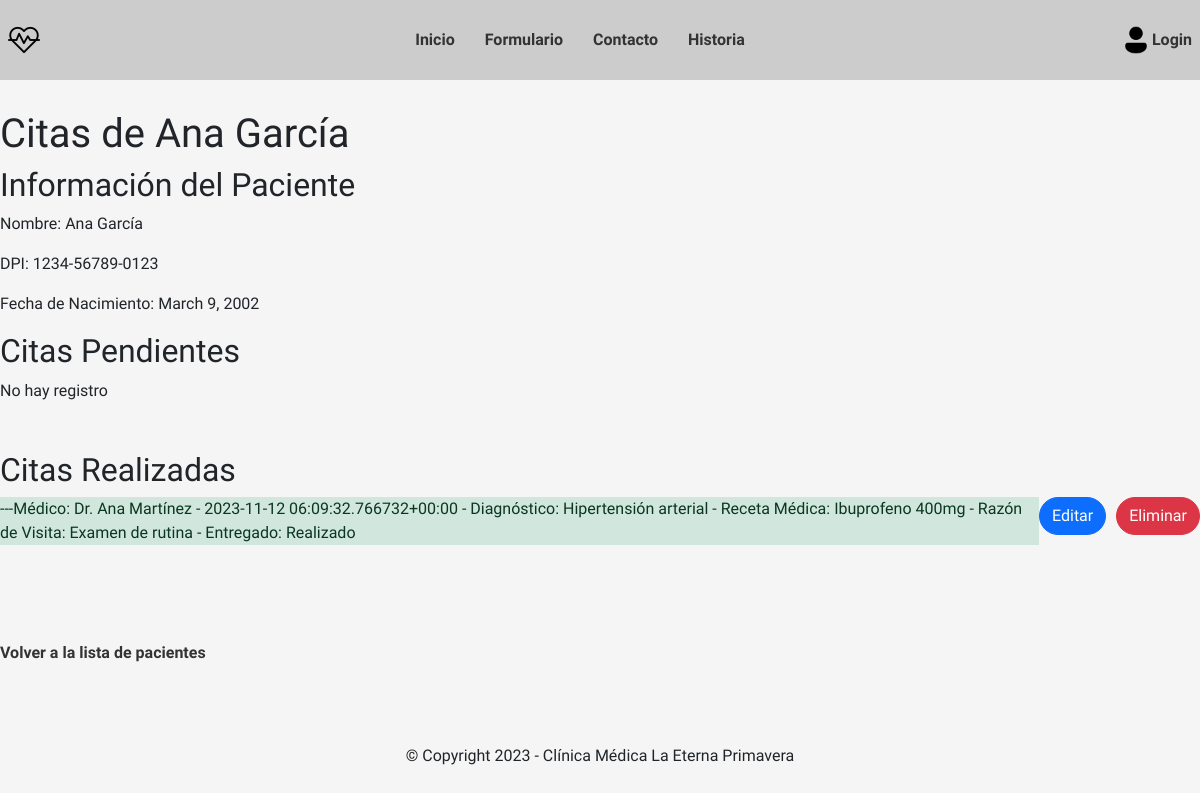
The app's page /paciente/1/citas/, older data.
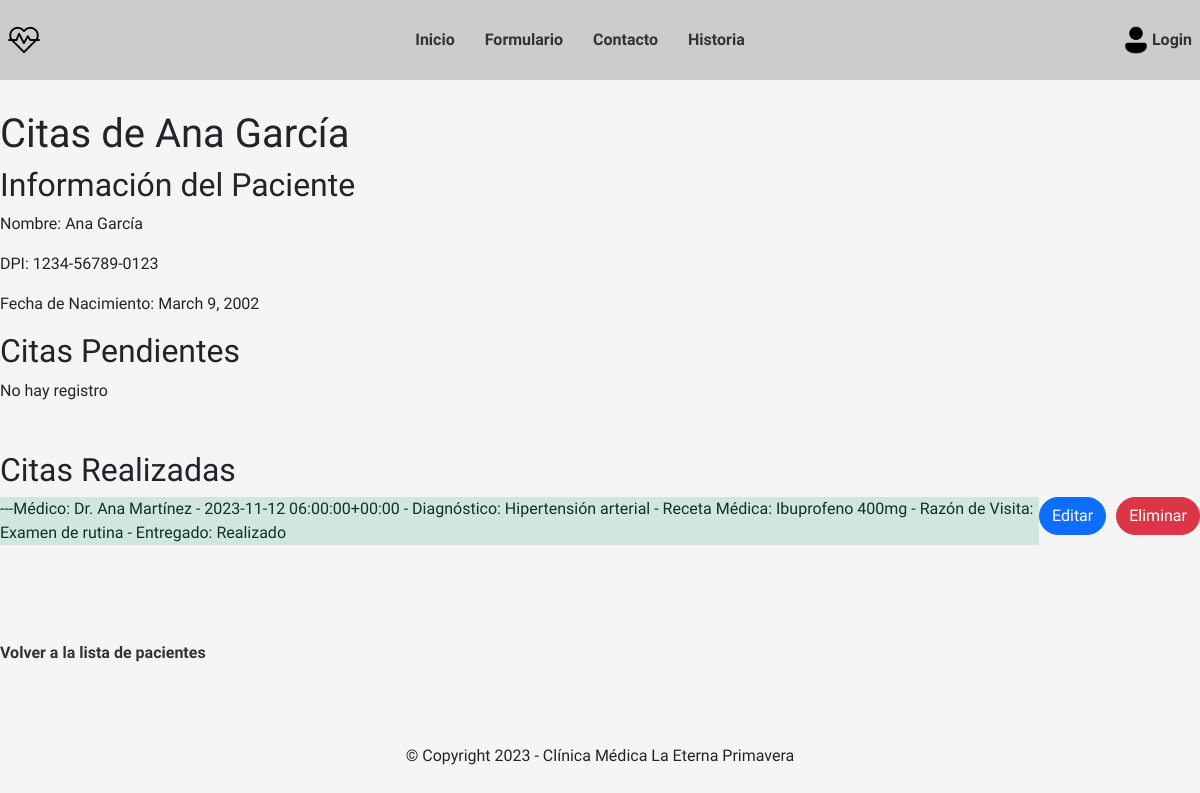
The same page, newer data.
### clinica/models.py (models this page shows, shortened)
class Cita(models.Model):
    medico = models.ForeignKey(Medico, on_delete=models.CASCADE)
    paciente = models.ForeignKey(Paciente, on_delete=models.CASCADE)
    fecha_cita = models.DateTimeField()
    diagnostico = models.CharField(max_length=128, blank=True, null=True)
    receta_medica = models.CharField(max_length=128, blank=True, null=True)
    razon_de_visita = models.CharField(max_length=128, blank=True, null=True)
    cita_hecha = models.BooleanField(default=False)
    def estado_cita(self):
        return 'Realizado' if self.cita_hecha else 'No Realizado'
    def __str__(self):
        return f"---Médico: {self.medico.nombre} - {self.fecha_cita} - Diagnóstico: {self.diagnostico} - Receta Médica: {self.receta_medica} - Razón de Visita: {self.razon_de_visita} - Entregado: {self.estado_cita()}"

class Medico(models.Model):
    nombre = models.CharField(max_length=128)
    numero_colegiado = models.CharField(max_length=64)
    especialidad = models.CharField(max_length=64)

### clinica/views.py (the view)
# urls.py: path('paciente/<int:pk>/citas/', views.CitasPacienteView.as_view(), name='citas-paciente'),
class CitasPacienteView(DetailView):
    model = Paciente
    template_name = 'clinica/cita/paciente/citas_paciente.html'
    context_object_name = 'paciente'
    def get_context_data(self, **kwargs):
        context = super().get_context_data(**kwargs)
        paciente = self.object
        citas_paciente = paciente.cita_set.all()
        context['paciente'] = paciente
        context['citas_paciente'] = citas_paciente
        return context

### templates/clinica/cita/paciente/citas_paciente.html
{% extends 'base.html' %}
{% block content %}
  <h1>Citas de {{ paciente.nombre }}</h1>
  <h2>Información del Paciente</h2>
  <p>Nombre: {{ paciente.nombre }}</p>
  <p>DPI: {{ paciente.dpi }}</p>
  <p>Fecha de Nacimiento: {{ paciente.fecha_de_nacimiento }}</p>
  <h2>Citas Pendientes</h2>
  {% if citas_paciente %}
    <ul>
      {% for cita in citas_paciente %}
        {% if not cita.cita_hecha %}
          <div style="display: flex;">
            <div>
              <li class="list-group-item list-group-item-primary">{{ cita }}</li>
            </div>
            <div>
              <div class="container-btns">
                <a class="btn btn-primary" href="{% url 'clinica:cita-edit' cita.id %}">Editar</a>
                <a class="btn btn-danger" href="{% url 'clinica:cita-delete' cita.id %}">Eliminar</a>
              </div>
            </div>
          </div>
          <br>
          {% else %}
          No hay registro
        {% endif %}
      {% endfor %}
    </ul>
  {% else %}
    <p>No hay citas pendientes para este paciente.</p>
  {% endif %}
  <br>
  <br>
  <h2>Citas Realizadas</h2>
  {% if citas_paciente %}
    <ul>
      {% for cita in citas_paciente %}
        {% if cita.cita_hecha %}
          <div style="display: flex;">
            <div>
              <li class="list-group-item list-group-item-success">{{ cita }}</li>
            </div>
            <div>
              <div class="container-btns">
                <a class="btn btn-primary" href="{% url 'clinica:cita-edit' cita.id %}">Editar</a>
                <a class="btn btn-danger" href="{% url 'clinica:cita-delete' cita.id %}">Eliminar</a>
              </div>
            </div>
          </div>
          <br>
          {% else %}
          No hay registro
        {% endif %}
      {% endfor %}
    </ul>
  {% else %}
    <p>No hay citas realizadas para este paciente.</p>
  {% endif %}
    <br>
    <br>
    <br>
  <a href="{% url 'clinica:paciente-list' %}">Volver a la lista de pacientes</a>
{% endblock %}

Row changes from the older to the newer data that the page shows:
changed Cita: medico+fecha_cita+diagnostico "…Ana Martínez - 2023-11-12 06:09:32.766732+00:00 - Diagnóstico: Hipertensión arterial…" → "…Ana Martínez - 2023-11-12 06:00:00+00:00 - Diagnóstico: Hipertensión arterial…"
